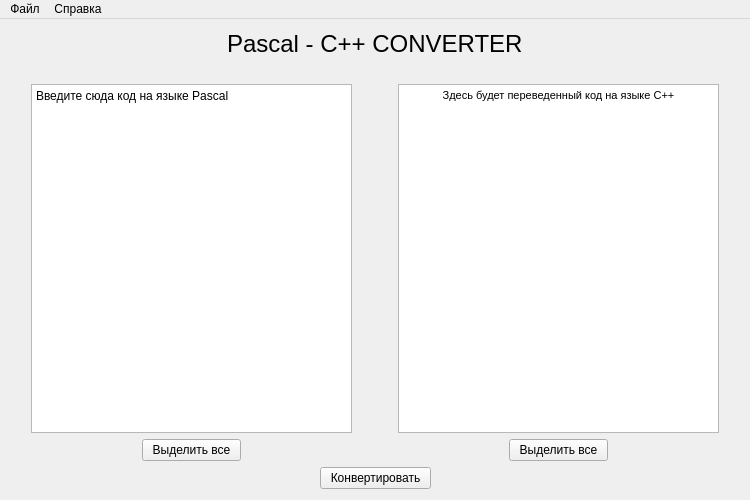
<?xml version="1.0" encoding="UTF-8"?>
<ui version="4.0">
 <class>MainWindow</class>
 <widget class="QMainWindow" name="MainWindow">
  <property name="geometry">
   <rect>
    <x>0</x>
    <y>0</y>
    <width>750</width>
    <height>500</height>
   </rect>
  </property>
  <property name="minimumSize">
   <size>
    <width>750</width>
    <height>500</height>
   </size>
  </property>
  <property name="maximumSize">
   <size>
    <width>1620</width>
    <height>780</height>
   </size>
  </property>
  <property name="windowTitle">
   <string>Converter</string>
  </property>
  <property name="windowIcon">
   <iconset>
    <normaloff>Images/icon.png</normaloff>Images/icon.png</iconset>
  </property>
  <widget class="QWidget" name="main_container">
   <layout class="QVBoxLayout" name="verticalLayout">
    <item>
     <layout class="QHBoxLayout" name="upper_line">
      <item>
       <spacer name="horizontalSpacer">
        <property name="orientation">
         <enum>Qt::Horizontal</enum>
        </property>
        <property name="sizeHint" stdset="0">
         <size>
          <width>40</width>
          <height>20</height>
         </size>
        </property>
       </spacer>
      </item>
      <item>
       <widget class="QLabel" name="title">
        <property name="font">
         <font>
          <pointsize>18</pointsize>
         </font>
        </property>
        <property name="text">
         <string>Pascal - C++ CONVERTER</string>
        </property>
       </widget>
      </item>
      <item>
       <spacer name="horizontalSpacer_2">
        <property name="orientation">
         <enum>Qt::Horizontal</enum>
        </property>
        <property name="sizeHint" stdset="0">
         <size>
          <width>40</width>
          <height>20</height>
         </size>
        </property>
       </spacer>
      </item>
     </layout>
    </item>
    <item>
     <spacer name="horizontalSpacer_6">
      <property name="orientation">
       <enum>Qt::Horizontal</enum>
      </property>
      <property name="sizeHint" stdset="0">
       <size>
        <width>40</width>
        <height>20</height>
       </size>
      </property>
     </spacer>
    </item>
    <item>
     <layout class="QHBoxLayout" name="input_output">
      <item>
       <spacer name="verticalSpacer">
        <property name="orientation">
         <enum>Qt::Vertical</enum>
        </property>
        <property name="sizeHint" stdset="0">
         <size>
          <width>20</width>
          <height>40</height>
         </size>
        </property>
       </spacer>
      </item>
      <item>
       <widget class="QPlainTextEdit" name="convert_input">
        <property name="plainText">
         <string>Введите сюда код на языке Pascal</string>
        </property>
       </widget>
      </item>
      <item>
       <spacer name="verticalSpacer_3">
        <property name="orientation">
         <enum>Qt::Vertical</enum>
        </property>
        <property name="sizeHint" stdset="0">
         <size>
          <width>20</width>
          <height>40</height>
         </size>
        </property>
       </spacer>
      </item>
      <item>
       <spacer name="verticalSpacer_4">
        <property name="orientation">
         <enum>Qt::Vertical</enum>
        </property>
        <property name="sizeHint" stdset="0">
         <size>
          <width>20</width>
          <height>40</height>
         </size>
        </property>
       </spacer>
      </item>
      <item>
       <widget class="QTextBrowser" name="convert_output">
        <property name="html">
         <string>&lt;!DOCTYPE HTML PUBLIC &quot;-//W3C//DTD HTML 4.0//EN&quot; &quot;http://www.w3.org/TR/REC-html40/strict.dtd&quot;&gt;
&lt;html&gt;&lt;head&gt;&lt;meta name=&quot;qrichtext&quot; content=&quot;1&quot; /&gt;&lt;style type=&quot;text/css&quot;&gt;
p, li { white-space: pre-wrap; }
&lt;/style&gt;&lt;/head&gt;&lt;body style=&quot; font-family:'MS Shell Dlg 2'; font-size:8.25pt; font-weight:400; font-style:normal;&quot;&gt;
&lt;p align=&quot;center&quot; style=&quot; margin-top:0px; margin-bottom:0px; margin-left:0px; margin-right:0px; -qt-block-indent:0; text-indent:0px;&quot;&gt;&lt;span style=&quot; font-size:8pt;&quot;&gt;Здесь будет переведенный код на языке С++&lt;/span&gt;&lt;/p&gt;&lt;/body&gt;&lt;/html&gt;</string>
        </property>
       </widget>
      </item>
      <item>
       <spacer name="verticalSpacer_2">
        <property name="orientation">
         <enum>Qt::Vertical</enum>
        </property>
        <property name="sizeHint" stdset="0">
         <size>
          <width>20</width>
          <height>40</height>
         </size>
        </property>
       </spacer>
      </item>
     </layout>
    </item>
    <item>
     <layout class="QHBoxLayout" name="under_browsers_line">
      <item>
       <spacer name="horizontalSpacer_7">
        <property name="orientation">
         <enum>Qt::Horizontal</enum>
        </property>
        <property name="sizeHint" stdset="0">
         <size>
          <width>40</width>
          <height>20</height>
         </size>
        </property>
       </spacer>
      </item>
      <item>
       <widget class="QPushButton" name="pushButton">
        <property name="text">
         <string>  Выделить все  </string>
        </property>
       </widget>
      </item>
      <item>
       <spacer name="horizontalSpacer_9">
        <property name="orientation">
         <enum>Qt::Horizontal</enum>
        </property>
        <property name="sizeHint" stdset="0">
         <size>
          <width>40</width>
          <height>20</height>
         </size>
        </property>
       </spacer>
      </item>
      <item>
       <spacer name="horizontalSpacer_11">
        <property name="orientation">
         <enum>Qt::Horizontal</enum>
        </property>
        <property name="sizeHint" stdset="0">
         <size>
          <width>40</width>
          <height>20</height>
         </size>
        </property>
       </spacer>
      </item>
      <item>
       <widget class="QPushButton" name="select_allButton">
        <property name="text">
         <string>  Выделить все  </string>
        </property>
       </widget>
      </item>
      <item>
       <spacer name="horizontalSpacer_8">
        <property name="orientation">
         <enum>Qt::Horizontal</enum>
        </property>
        <property name="sizeHint" stdset="0">
         <size>
          <width>40</width>
          <height>20</height>
         </size>
        </property>
       </spacer>
      </item>
     </layout>
    </item>
    <item>
     <layout class="QHBoxLayout" name="lower_line">
      <item>
       <spacer name="horizontalSpacer_3">
        <property name="orientation">
         <enum>Qt::Horizontal</enum>
        </property>
        <property name="sizeHint" stdset="0">
         <size>
          <width>40</width>
          <height>20</height>
         </size>
        </property>
       </spacer>
      </item>
      <item>
       <widget class="QPushButton" name="convertButton">
        <property name="text">
         <string>  Конвертировать  </string>
        </property>
       </widget>
      </item>
      <item>
       <spacer name="horizontalSpacer_4">
        <property name="orientation">
         <enum>Qt::Horizontal</enum>
        </property>
        <property name="sizeHint" stdset="0">
         <size>
          <width>40</width>
          <height>20</height>
         </size>
        </property>
       </spacer>
      </item>
     </layout>
    </item>
   </layout>
  </widget>
  <widget class="QMenuBar" name="menuBar">
   <property name="geometry">
    <rect>
     <x>0</x>
     <y>0</y>
     <width>750</width>
     <height>21</height>
    </rect>
   </property>
   <widget class="QMenu" name="file">
    <property name="title">
     <string>Файл</string>
    </property>
    <addaction name="loadfrom"/>
    <addaction name="saveto"/>
    <addaction name="separator"/>
    <addaction name="quit"/>
   </widget>
   <widget class="QMenu" name="reference">
    <property name="title">
     <string>Справка</string>
    </property>
    <addaction name="help"/>
    <addaction name="separator"/>
    <addaction name="aboutprogram"/>
   </widget>
   <addaction name="file"/>
   <addaction name="reference"/>
  </widget>
  <action name="loadfrom">
   <property name="text">
    <string>Загрузить из файла</string>
   </property>
  </action>
  <action name="saveto">
   <property name="text">
    <string>Сохранить в файл</string>
   </property>
  </action>
  <action name="help">
   <property name="text">
    <string>Просмотреть справку</string>
   </property>
  </action>
  <action name="aboutprogram">
   <property name="text">
    <string>О программе</string>
   </property>
  </action>
  <action name="quit">
   <property name="text">
    <string>Выход</string>
   </property>
  </action>
 </widget>
 <layoutdefault spacing="6" margin="11"/>
 <resources/>
 <connections>
  <connection>
   <sender>select_allButton</sender>
   <signal>clicked()</signal>
   <receiver>convert_output</receiver>
   <slot>setFocus()</slot>
   <hints>
    <hint type="sourcelabel">
     <x>604</x>
     <y>458</y>
    </hint>
    <hint type="destinationlabel">
     <x>693</x>
     <y>289</y>
    </hint>
   </hints>
  </connection>
  <connection>
   <sender>select_allButton</sender>
   <signal>clicked()</signal>
   <receiver>convert_output</receiver>
   <slot>selectAll()</slot>
   <hints>
    <hint type="sourcelabel">
     <x>604</x>
     <y>458</y>
    </hint>
    <hint type="destinationlabel">
     <x>654</x>
     <y>315</y>
    </hint>
   </hints>
  </connection>
  <connection>
   <sender>pushButton</sender>
   <signal>clicked()</signal>
   <receiver>convert_input</receiver>
   <slot>setFocus()</slot>
   <hints>
    <hint type="sourcelabel">
     <x>146</x>
     <y>437</y>
    </hint>
    <hint type="destinationlabel">
     <x>136</x>
     <y>344</y>
    </hint>
   </hints>
  </connection>
  <connection>
   <sender>pushButton</sender>
   <signal>clicked()</signal>
   <receiver>convert_input</receiver>
   <slot>selectAll()</slot>
   <hints>
    <hint type="sourcelabel">
     <x>174</x>
     <y>444</y>
    </hint>
    <hint type="destinationlabel">
     <x>205</x>
     <y>375</y>
    </hint>
   </hints>
  </connection>
 </connections>
</ui>
